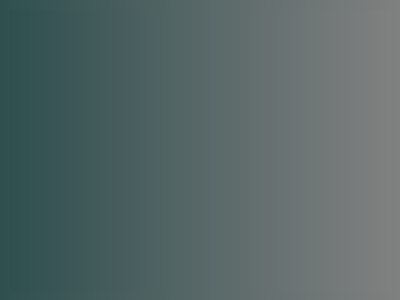
<?xml version="1.0" encoding="UTF-8"?>
<ui version="4.0">
 <class>Dialog</class>
 <widget class="QDialog" name="Dialog">
  <property name="geometry">
   <rect>
    <x>0</x>
    <y>0</y>
    <width>400</width>
    <height>300</height>
   </rect>
  </property>
  <property name="windowTitle">
   <string>Dialog</string>
  </property>
  <property name="styleSheet">
   <string notr="true">background: qlineargradient( x1:0 y1:0, x2:1 y2:0, stop:0 darkslategray, stop:1 grey);</string>
  </property>
  <widget class="QWidget" name="formLayoutWidget">
   <property name="geometry">
    <rect>
     <x>10</x>
     <y>10</y>
     <width>381</width>
     <height>281</height>
    </rect>
   </property>
   <layout class="QFormLayout" name="formLayout"/>
  </widget>
 </widget>
 <resources/>
 <connections/>
</ui>
